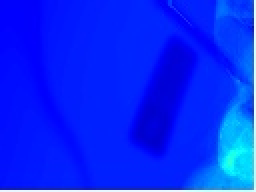
#> input picture heatmap/pic/1.jpg, 128 x 96 px (shown 2 times larger)
$ python heatmap.py --video pic/1.jpg
#> lines starting #> are read from the running program, lines starting #| are printed output that depends on the picture; after the words box and inside, x2 and y2 are one past the last pixel; in counts of white or black regions, pixels touching at a corner belong together
import numpy as np
import cv2
from PIL import ImageFont, ImageDraw, Image
import time
import argparse
import json

ap = argparse.ArgumentParser()
ap.add_argument("-v", "--video", help="path to the video file")
ap.add_argument("-a", "--min-area", type=int, default=500, help="minimum area size")
args = vars(ap.parse_args())
#print("test cron")
count =0
if args.get("video", None) is None:

    #camera = cv2.VideoCapture(0,cv2.CAP_DSHOW)
    #camera = cv2.VideoCapture('http://ipaddress:port/?action=stream') # streaming video
    cap = cv2.VideoCapture('Heattest88.avi')
    time.sleep(0.25)
    cap.set(cv2.CAP_PROP_FPS,15)

else:
    cap = cv2.VideoCapture(args["video"])

firstFrame = None

# frame size
h = 480
w = 640
frameArea = h * w

# line
line_up = int(2.0 * (h / 5))
line_down = int(3.0 * (h / 5))

up_limit = int(1.0 * (h / 5))
down_limit = int(4.0 * (h / 5))

line_up2 = int(2.0 * (w / 5))
line_down2 = int(3.0 * (w / 5))

up_limit2 = int(1.0 * (w / 5))
down_limit2 = int(4.0 * (w / 5))

pt1 = [0, line_down];
pt2 = [w, line_down];
pts_L1 = np.array([pt1, pt2], np.int32)
pts_L1 = pts_L1.reshape((-1, 1, 2))
pt3 = [0, line_up];
pt4 = [w, line_up];
pts_L2 = np.array([pt3, pt4], np.int32)
pts_L2 = pts_L2.reshape((-1, 1, 2))

pt5 = [0, up_limit];
pt6 = [w, up_limit];
pts_L3 = np.array([pt5, pt6], np.int32)
pts_L3 = pts_L3.reshape((-1, 1, 2))
pt7 = [0, down_limit];
pt8 = [w, down_limit];
pts_L4 = np.array([pt7, pt8], np.int32)
pts_L4 = pts_L4.reshape((-1, 1, 2))

pt9 = [line_down2, 0];
pt10 = [line_down2, h];
pts_L5 = np.array([pt9, pt10], np.int32)
pts_L5 = pts_L5.reshape((-1, 1, 2))
pt11 = [line_up2, 0];
pt12 = [line_up2, h];
pts_L6 = np.array([pt11, pt12], np.int32)
pts_L6 = pts_L6.reshape((-1, 1, 2))

pt13 = [up_limit2, 0];
pt14 = [up_limit2, h];
pts_L7 = np.array([pt13, pt14], np.int32)
pts_L7 = pts_L7.reshape((-1, 1, 2))
pt15 = [down_limit2, 0];
pt16 = [down_limit2, h];
pts_L8 = np.array([pt15, pt16], np.int32)
pts_L8 = pts_L8.reshape((-1, 1, 2))


while True:
    try:
        _, f = cap.read()
#> f is the input picture: shape (96, 128, 3); mean B, G, R 250.3, 40.5, 5.4
        f = cv2.cvtColor(f, cv2.COLOR_BGR2GRAY) # convert black white
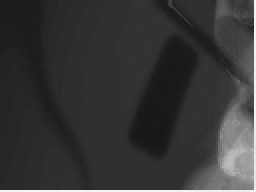
#> f: shape (96, 128) (shown 2 times larger); min 23, max 245, mean 54
        f = cv2.GaussianBlur(f, (11, 11), 2, 2)
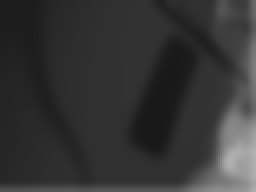
#> f: shape (96, 128) (shown 2 times larger); min 24, max 177, mean 52.8
        cnt = 0
        res = 0.05 * f
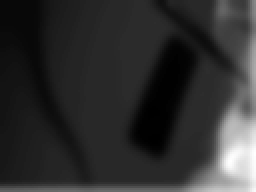
#> res: shape (96, 128) float64 (shown 2 times larger); min 1.2, max 8.85, mean 2.64; drawn with min black and max white
        res = res.astype(np.float64)
        break
    except:
        print('s')

fgbg = cv2.createBackgroundSubtractorMOG2(history=1, varThreshold=100,
                                          detectShadows=True)

kernel = cv2.getStructuringElement(cv2.MORPH_ELLIPSE, (13, 13)) # create kernel matrix
cnt = 0
while True:
    cnt += 1
    ret, frame = cap.read()
    if not ret: break
    fgmask = fgbg.apply(frame, None, 0.01)
#> fgmask: shape (96, 128); every value is 127

    gray = cv2.cvtColor(frame, cv2.COLOR_BGR2GRAY)
    gray = cv2.GaussianBlur(gray, (11, 11), 2, 2)
    gray = gray.astype(np.float64)
    fps= cap.get(cv2.CAP_PROP_FPS)

    fgmask = cv2.morphologyEx(fgmask, cv2.MORPH_CLOSE, kernel)
    fgmask = fgmask.astype(np.float64)
#> fgmask: shape (96, 128) float64; every value is 127
    res += (40 * fgmask + gray) * 0.01
    res_show = res / res.max()
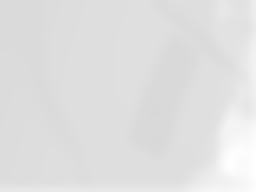
#> res_show: shape (96, 128) float64 (shown 2 times larger); min 0.851, max 1, mean 0.879
    res_show = np.floor(res_show * 255)
    res_show = res_show.astype(np.uint8)
    res_show = cv2.applyColorMap(res_show, cv2.COLORMAP_JET) # convert video color
#> res_show: shape (96, 128, 3)
    img = res_show
    #line
    res_show = cv2.polylines(res_show, [pts_L1], False, (255, 255, 255), thickness=2)
    res_show = cv2.polylines(res_show, [pts_L2], False, (255, 255, 255), thickness=2)
    res_show = cv2.polylines(res_show, [pts_L3], False, (255, 255, 255), thickness=2)
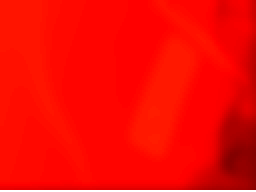
#> res_show: shape (96, 128, 3) (shown 2 times larger); mean B, G, R 2.7, 9.8, 246.4
    res_show = cv2.polylines(res_show, [pts_L4], False, (255, 255, 255), thickness=2)
    res_show = cv2.polylines(res_show, [pts_L5], False, (255, 255, 255), thickness=2)
    res_show = cv2.polylines(res_show, [pts_L6], False, (255, 255, 255), thickness=2)
    res_show = cv2.polylines(res_show, [pts_L7], False, (255, 255, 255), thickness=2)
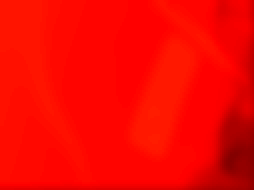
#> res_show: shape (96, 128, 3) (shown 2 times larger); 0.77% of pixels changed, all inside (x1, y1, x2, y2) = (127, 0, 128, 95)
    res_show = cv2.polylines(res_show, [pts_L8], False, (255, 255, 255), thickness=2)
    b, g, r, a = 255, 255, 255, 0
    res_show = Image.fromarray(res_show)
    res_show = np.array(res_show)

    i = 0
    for a in range(0, 5):
        for b in range(0, 5):
            cv2.putText(res_show, "%d" %(i+1) , (50+(b*128), 55+(a*96)), cv2.FONT_HERSHEY_SIMPLEX, 1, (0, 0, 0), 1, cv2.LINE_AA)
            i+= 1
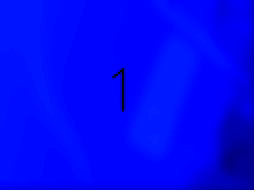
#> res_show: shape (96, 128, 3) (shown 2 times larger); 0.64% of pixels changed, all inside (x1, y1, x2, y2) = (56, 34, 63, 57)
#> after the loop, i = 25
    cv2.IMREAD_UNCHANGED
    cv2.imwrite("/var/www/html/ahyun2/smartcctv/static/img/test.jpg", res_show)
    # img = cv2.imread('/var/www/html/ahyun2/smartcctv/static/img/test.jpg')
    # cv2.imwrite("C:/Users/wlsdh/Desktop/pic/test.jpg", res_show)
    # img = cv2.imread('C:/Users/wlsdh/Desktop/pic/test.jpg')
    i = 1
    for height in range(0, 5):
        for width in range(0, 5):
            y1 = int((height * h / 5))
            y2 = int(((height + 1) * h / 5))
            x1 = int(width * (w / 5))
            x2 = int(((width + 1) * w / 5))
            res_img = img[y1: y2, x1: x2]
            test = str(i)
            cv2.imwrite("pic/%d.jpg" % (i), res_img)
            # cv2.imwrite("C:/Users/wlsdh/Desktop/pic/%d.jpg" % (i), res_img)
            #cv2.imshow(test, res_img)
            i += 1
#> after the loop, i = 26
    k = cv2.waitKey(30) & 0xff
#> (key Esc is pressed here)

cap.release()
cv2.destroyAllWindows()

est = list()

for i in range(1, 26):
    image = cv2.imread("pic/%d.jpg" % (i))
    image = cv2.cvtColor(image, cv2.COLOR_BGR2RGB)
    avg_color_per_row = np.average(image, axis=0)
    avg_color = np.average(avg_color_per_row, axis=0)
    result = avg_color[0]*5 # + avg_color[1]*2
    with open('/var/www/html/ahyun2/dldmsxor/8091/heatmap/heat.json', mode='w', encoding='utf-8') as f:
        json.dump([], f)
    with open('/var/www/html/ahyun2/dldmsxor/8091/heatmap/heat.json', mode='w', encoding='utf-8') as feedsjson:
        entry = {'section': i, 'value': result}
        est.append(entry)
        json.dump(est, feedsjson, indent="\t")
